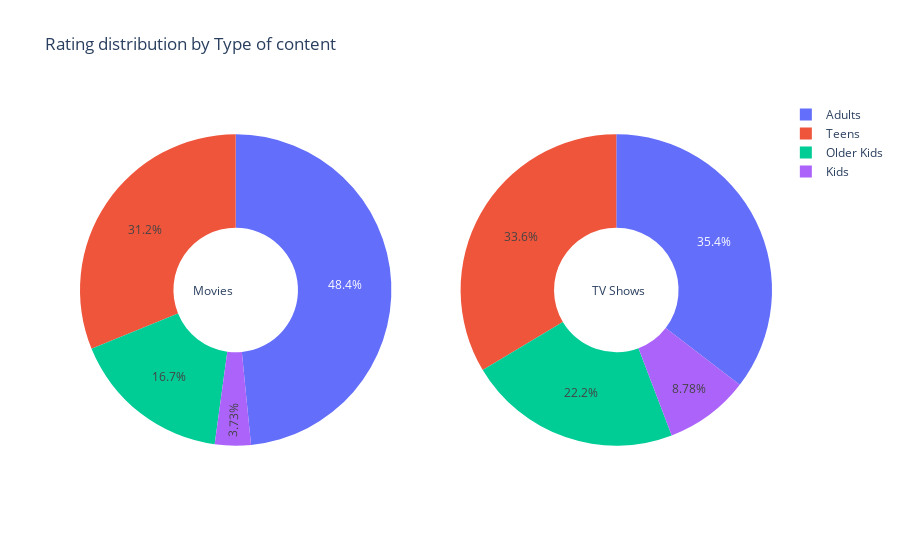

Notebook code for this chart:
### Code cell
# display the percentage of each rating in TV Show and Movie

movie_rating_df = generate_rating_df(movie_df)
show_rating_df = generate_rating_df(show_df)

fig = make_subplots(rows = 1, cols = 2, specs = [[{"type": "pie"}, {"type": "pie"}]])

fig.add_trace(
    go.Pie(labels = movie_rating_df['target_ages'], values = movie_rating_df['counts']),
    row = 1, col = 1
)

fig.add_trace(
    go.Pie(labels = show_rating_df['target_ages'], values = show_rating_df['counts']),
    row = 1, col = 2
)

fig.update_traces(textposition = 'inside', hole = .4, hoverinfo = "label+percent+name")
fig.update_layout(
    title_text = "Rating distribution by Type of content",
    # Add annotations in the center of the donut pies.
    annotations = [dict(text = 'Movies', x = 0.16, y = 0.5, font_size = 12, showarrow = False),
                 dict(text = 'TV Shows', x = 0.82, y = 0.5, font_size = 12, showarrow = False)])
fig.show()

### Figure 1 — Plotly figure (JSON) as saved in the notebook; plotly's stock layout.template omitted (floating-point values rounded to 4 significant figures)
{"data": [{"domain": {"x": [0, 0.45], "y": [0, 1]}, "hole": 0.4, "hoverinfo": "label+percent+name", "labels": ["Kids", "Kids", "Kids", "Older Kids", "Older Kids", "Older Kids", "Older Kids", "Teens", "Teens", "Adults", "Adults", "Adults", "Adults", "Adults"], "textposition": "inside", "type": "pie", "values": [36, 82, 41, 183, 432, 69, 27, 287, 1042, 2, 202, 506, 1348, 7]}, {"domain": {"x": [0.55, 1], "y": [0, 1]}, "hole": 0.4, "hoverinfo": "label+percent+name", "labels": ["Kids", "Kids", "Kids", "Older Kids", "Older Kids", "Older Kids", "Older Kids", "Teens", "Adults", "Adults", "Adults"], "textposition": "inside", "type": "pie", "values": [1, 70, 101, 1, 267, 99, 68, 658, 15, 2, 677]}], "layout": {"annotations": [{"font": {"size": 12}, "showarrow": false, "text": "Movies", "x": 0.16, "y": 0.5}, {"font": {"size": 12}, "showarrow": false, "text": "TV Shows", "x": 0.82, "y": 0.5}], "title": {"text": "Rating distribution by Type of content"}}}
